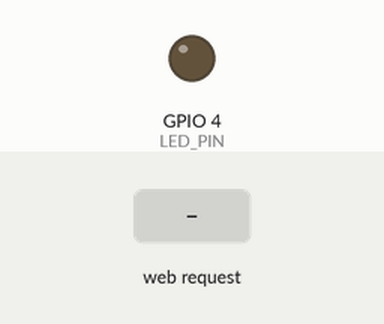
Bench run of a sketch on a simulated ESP32. Shown: output pins drawn as LEDs (lit = HIGH). The inputs (shaded band) are chosen by the test bench. WiFi joins after 1.5 s; servers stay silent unless stated; what the sketch prints to the serial monitor is not drawn.

Above: at 2.7 s.
2.8 s: HTTP request GET /presensi received
At 3.9 s:
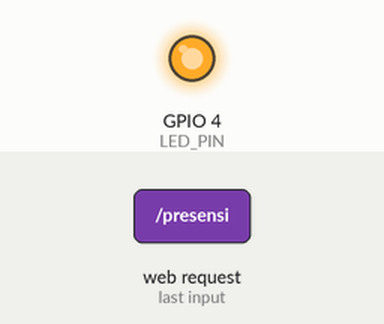
Timing chart, 0 to 7.3 s (numbered marks = the images above; inputs shaded):
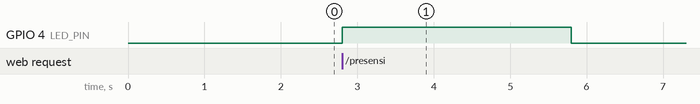

The sketch:

esp32_presensi.ino
```cpp
#include <WiFi.h>
#include <WebServer.h>

// ==========================================
// KONFIGURASI WIFI
// ==========================================
const char* ssid = "NAMA_WIFI_ANDA";
const char* password = "PASSWORD_WIFI_ANDA";

// ==========================================
// KONFIGURASI HARDWARE
// ==========================================
// Jika menggunakan ESP32-CAM, LED Flash biasanya di GPIO 4
// Jika menggunakan ESP32 Devkit biasa, Built-in LED biasanya GPIO 2
#define LED_PIN 4

WebServer server(80);

// Status variabel
unsigned long lastPresenceTime = 0;
const long ledDuration = 3000; // LED menyala selama 3 detik setelah presensi berhasil
bool isLedOn = false;

void setup() {
  Serial.begin(115200);

  // Setup LED
  pinMode(LED_PIN, OUTPUT);
  digitalWrite(LED_PIN, LOW);

  // Setup WiFi
  Serial.print("Connecting to ");
  Serial.println(ssid);
  WiFi.begin(ssid, password);

  while (WiFi.status() != WL_CONNECTED) {
    delay(500);
    Serial.print(".");
  }

  Serial.println("");
  Serial.println("WiFi connected.");
  Serial.println("IP address: ");
  Serial.println(WiFi.localIP());

  // Setup Routes
  server.on("/", handleRoot);
  server.on("/presensi", handlePresensi); // Endpoint untuk menerima data presensi

  // Enable CORS (Penting agar bisa diakses dari browser laptop)
  server.enableCORS(true);

  server.begin();
  Serial.println("HTTP server started");
}

void loop() {
  server.handleClient();
  handleLedTimer();
}

// Handler untuk root
void handleRoot() {
  server.send(200, "text/plain", "ESP32 Presence System Ready");
}

// Handler saat presensi valid diterima dari Web
void handlePresensi() {
  addCorsHeaders(); // Tambahkan header CORS

  Serial.println("Presensi Valid Diterima!");

  // Nyalakan LED
  digitalWrite(LED_PIN, HIGH);
  isLedOn = true;
  lastPresenceTime = millis();

  server.send(200, "application/json", "{\"status\":\"success\", \"message\":\"Presensi Berhasil, LED Menyala\"}");
}

// Logic untuk mematikan LED otomatis setelah beberapa detik
void handleLedTimer() {
  if (isLedOn && (millis() - lastPresenceTime >= ledDuration)) {
    digitalWrite(LED_PIN, LOW);
    isLedOn = false;
    Serial.println("LED Mati (Auto-off)");
  }
}

// Helper untuk CORS
void addCorsHeaders() {
  server.sendHeader("Access-Control-Allow-Origin", "*");
  server.sendHeader("Access-Control-Allow-Methods", "GET, POST, OPTIONS");
  server.sendHeader("Access-Control-Allow-Headers", "Content-Type");
}
```

Measured:
- after the input at 2.8 s, GPIO 4 (LED_PIN): LOW → HIGH at once, → LOW 3.0 s later
